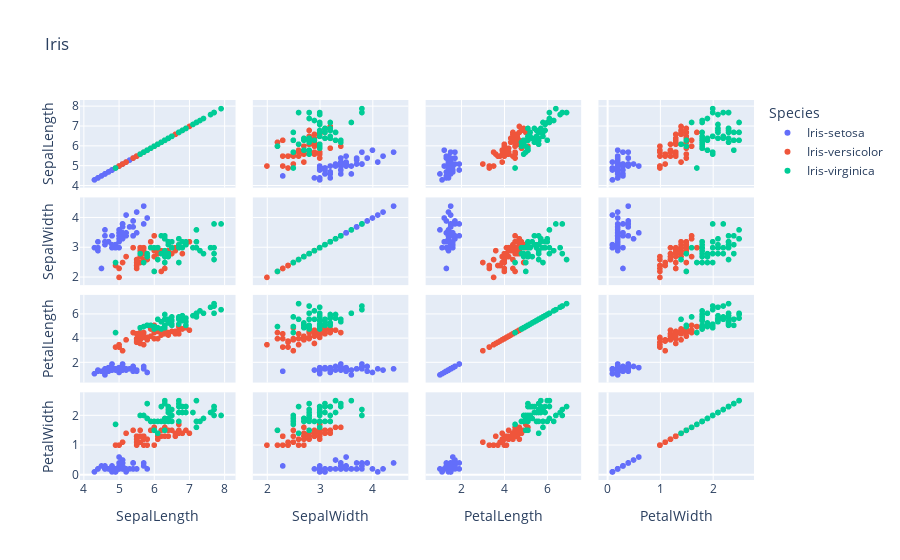

Write notebook code for a chart like this one.
### Code cell
# plot scatter matrix
px.scatter_matrix(iris,color='Species',title='Iris',dimensions=['SepalLength','SepalWidth','PetalLength','PetalWidth'])

### Figure 1 — Plotly figure (JSON) as saved in the notebook; plotly's stock layout.template omitted (floating-point values rounded to 4 significant figures)
{"data": [{"dimensions": [{"axis": {"matches": true}, "label": "SepalLength", "values": [5.1, 4.9, 4.7, 4.6, 5, 5.4, 4.6, 5, 4.4, 4.9, 5.4, 4.8, 4.8, 4.3, 5.8, 5.7, 5.4, 5.1, 5.7, 5.1, 5.4, 5.1, 4.6, 5.1, 4.8, 5, 5, 5.2, 5.2, 4.7, 4.8, 5.4, 5.2, 5.5, 4.9, 5, 5.5, 4.9, 4.4, 5.1, 5, 4.5, 4.4, 5, 5.1, 4.8, 5.1, 4.6, 5.3, 5]}, {"axis": {"matches": true}, "label": "SepalWidth", "values": [3.5, 3, 3.2, 3.1, 3.6, 3.9, 3.4, 3.4, 2.9, 3.1, 3.7, 3.4, 3, 3, 4, 4.4, 3.9, 3.5, 3.8, 3.8, 3.4, 3.7, 3.6, 3.3, 3.4, 3, 3.4, 3.5, 3.4, 3.2, 3.1, 3.4, 4.1, 4.2, 3.1, 3.2, 3.5, 3.1, 3, 3.4, 3.5, 2.3, 3.2, 3.5, 3.8, 3, 3.8, 3.2, 3.7, 3.3]}, {"axis": {"matches": true}, "label": "PetalLength", "values": [1.4, 1.4, 1.3, 1.5, 1.4, 1.7, 1.4, 1.5, 1.4, 1.5, 1.5, 1.6, 1.4, 1.1, 1.2, 1.5, 1.3, 1.4, 1.7, 1.5, 1.7, 1.5, 1, 1.7, 1.9, 1.6, 1.6, 1.5, 1.4, 1.6, 1.6, 1.5, 1.5, 1.4, 1.5, 1.2, 1.3, 1.5, 1.3, 1.5, 1.3, 1.3, 1.3, 1.6, 1.9, 1.4, 1.6, 1.4, 1.5, 1.4]}, {"axis": {"matches": true}, "label": "PetalWidth", "values": [0.2, 0.2, 0.2, 0.2, 0.2, 0.4, 0.3, 0.2, 0.2, 0.1, 0.2, 0.2, 0.1, 0.1, 0.2, 0.4, 0.4, 0.3, 0.3, 0.3, 0.2, 0.4, 0.2, 0.5, 0.2, 0.2, 0.4, 0.2, 0.2, 0.2, 0.2, 0.4, 0.1, 0.2, 0.1, 0.2, 0.2, 0.1, 0.2, 0.2, 0.3, 0.3, 0.2, 0.6, 0.4, 0.3, 0.2, 0.2, 0.2, 0.2]}], "hovertemplate": "Species=Iris-setosa<br>%{xaxis.title.text}=%{x}<br>%{yaxis.title.text}=%{y}<extra></extra>", "legendgroup": "Iris-setosa", "marker": {"color": "#636efa", "symbol": "circle"}, "name": "Iris-setosa", "showlegend": true, "type": "splom"}, {"dimensions": [{"axis": {"matches": true}, "label": "SepalLength", "values": [7, 6.4, 6.9, 5.5, 6.5, 5.7, 6.3, 4.9, 6.6, 5.2, 5, 5.9, 6, 6.1, 5.6, 6.7, 5.6, 5.8, 6.2, 5.6, 5.9, 6.1, 6.3, 6.1, 6.4, 6.6, 6.8, 6.7, 6, 5.7, 5.5, 5.5, 5.8, 6, 5.4, 6, 6.7, 6.3, 5.6, 5.5, 5.5, 6.1, 5.8, 5, 5.6, 5.7, 5.7, 6.2, 5.1, 5.7]}, {"axis": {"matches": true}, "label": "SepalWidth", "values": [3.2, 3.2, 3.1, 2.3, 2.8, 2.8, 3.3, 2.4, 2.9, 2.7, 2, 3, 2.2, 2.9, 2.9, 3.1, 3, 2.7, 2.2, 2.5, 3.2, 2.8, 2.5, 2.8, 2.9, 3, 2.8, 3, 2.9, 2.6, 2.4, 2.4, 2.7, 2.7, 3, 3.4, 3.1, 2.3, 3, 2.5, 2.6, 3, 2.6, 2.3, 2.7, 3, 2.9, 2.9, 2.5, 2.8]}, {"axis": {"matches": true}, "label": "PetalLength", "values": [4.7, 4.5, 4.9, 4, 4.6, 4.5, 4.7, 3.3, 4.6, 3.9, 3.5, 4.2, 4, 4.7, 3.6, 4.4, 4.5, 4.1, 4.5, 3.9, 4.8, 4, 4.9, 4.7, 4.3, 4.4, 4.8, 5, 4.5, 3.5, 3.8, 3.7, 3.9, 5.1, 4.5, 4.5, 4.7, 4.4, 4.1, 4, 4.4, 4.6, 4, 3.3, 4.2, 4.2, 4.2, 4.3, 3, 4.1]}, {"axis": {"matches": true}, "label": "PetalWidth", "values": [1.4, 1.5, 1.5, 1.3, 1.5, 1.3, 1.6, 1, 1.3, 1.4, 1, 1.5, 1, 1.4, 1.3, 1.4, 1.5, 1, 1.5, 1.1, 1.8, 1.3, 1.5, 1.2, 1.3, 1.4, 1.4, 1.7, 1.5, 1, 1.1, 1, 1.2, 1.6, 1.5, 1.6, 1.5, 1.3, 1.3, 1.3, 1.2, 1.4, 1.2, 1, 1.3, 1.2, 1.3, 1.3, 1.1, 1.3]}], "hovertemplate": "Species=Iris-versicolor<br>%{xaxis.title.text}=%{x}<br>%{yaxis.title.text}=%{y}<extra></extra>", "legendgroup": "Iris-versicolor", "marker": {"color": "#EF553B", "symbol": "circle"}, "name": "Iris-versicolor", "showlegend": true, "type": "splom"}, {"dimensions": [{"axis": {"matches": true}, "label": "SepalLength", "values": [6.3, 5.8, 7.1, 6.3, 6.5, 7.6, 4.9, 7.3, 6.7, 7.2, 6.5, 6.4, 6.8, 5.7, 5.8, 6.4, 6.5, 7.7, 7.7, 6, 6.9, 5.6, 7.7, 6.3, 6.7, 7.2, 6.2, 6.1, 6.4, 7.2, 7.4, 7.9, 6.4, 6.3, 6.1, 7.7, 6.3, 6.4, 6, 6.9, 6.7, 6.9, 5.8, 6.8, 6.7, 6.7, 6.3, 6.5, 6.2, 5.9]}, {"axis": {"matches": true}, "label": "SepalWidth", "values": [3.3, 2.7, 3, 2.9, 3, 3, 2.5, 2.9, 2.5, 3.6, 3.2, 2.7, 3, 2.5, 2.8, 3.2, 3, 3.8, 2.6, 2.2, 3.2, 2.8, 2.8, 2.7, 3.3, 3.2, 2.8, 3, 2.8, 3, 2.8, 3.8, 2.8, 2.8, 2.6, 3, 3.4, 3.1, 3, 3.1, 3.1, 3.1, 2.7, 3.2, 3.3, 3, 2.5, 3, 3.4, 3]}, {"axis": {"matches": true}, "label": "PetalLength", "values": [6, 5.1, 5.9, 5.6, 5.8, 6.6, 4.5, 6.3, 5.8, 6.1, 5.1, 5.3, 5.5, 5, 5.1, 5.3, 5.5, 6.7, 6.9, 5, 5.7, 4.9, 6.7, 4.9, 5.7, 6, 4.8, 4.9, 5.6, 5.8, 6.1, 6.4, 5.6, 5.1, 5.6, 6.1, 5.6, 5.5, 4.8, 5.4, 5.6, 5.1, 5.1, 5.9, 5.7, 5.2, 5, 5.2, 5.4, 5.1]}, {"axis": {"matches": true}, "label": "PetalWidth", "values": [2.5, 1.9, 2.1, 1.8, 2.2, 2.1, 1.7, 1.8, 1.8, 2.5, 2, 1.9, 2.1, 2, 2.4, 2.3, 1.8, 2.2, 2.3, 1.5, 2.3, 2, 2, 1.8, 2.1, 1.8, 1.8, 1.8, 2.1, 1.6, 1.9, 2, 2.2, 1.5, 1.4, 2.3, 2.4, 1.8, 1.8, 2.1, 2.4, 2.3, 1.9, 2.3, 2.5, 2.3, 1.9, 2, 2.3, 1.8]}], "hovertemplate": "Species=Iris-virginica<br>%{xaxis.title.text}=%{x}<br>%{yaxis.title.text}=%{y}<extra></extra>", "legendgroup": "Iris-virginica", "marker": {"color": "#00cc96", "symbol": "circle"}, "name": "Iris-virginica", "showlegend": true, "type": "splom"}], "layout": {"dragmode": "select", "legend": {"title": {"text": "Species"}, "tracegroupgap": 0}, "title": {"text": "Iris"}}}
